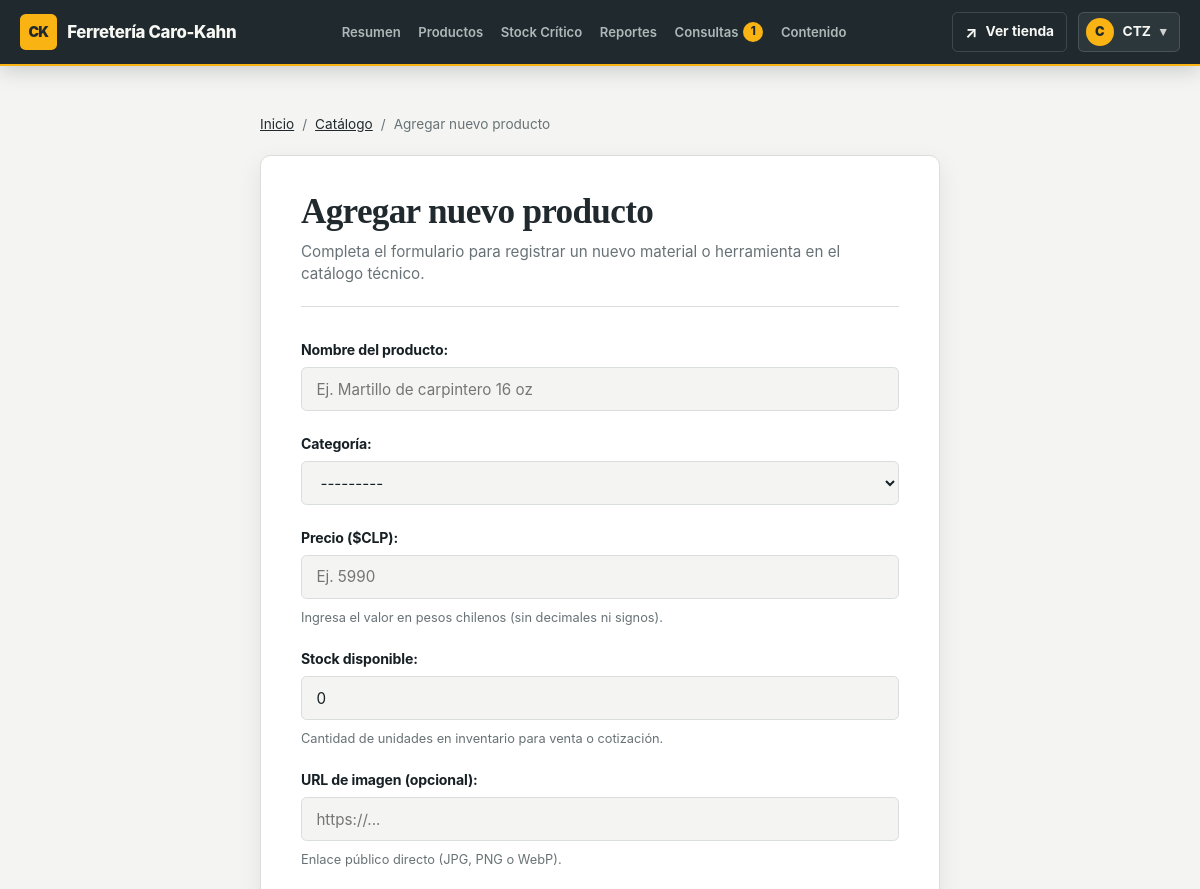
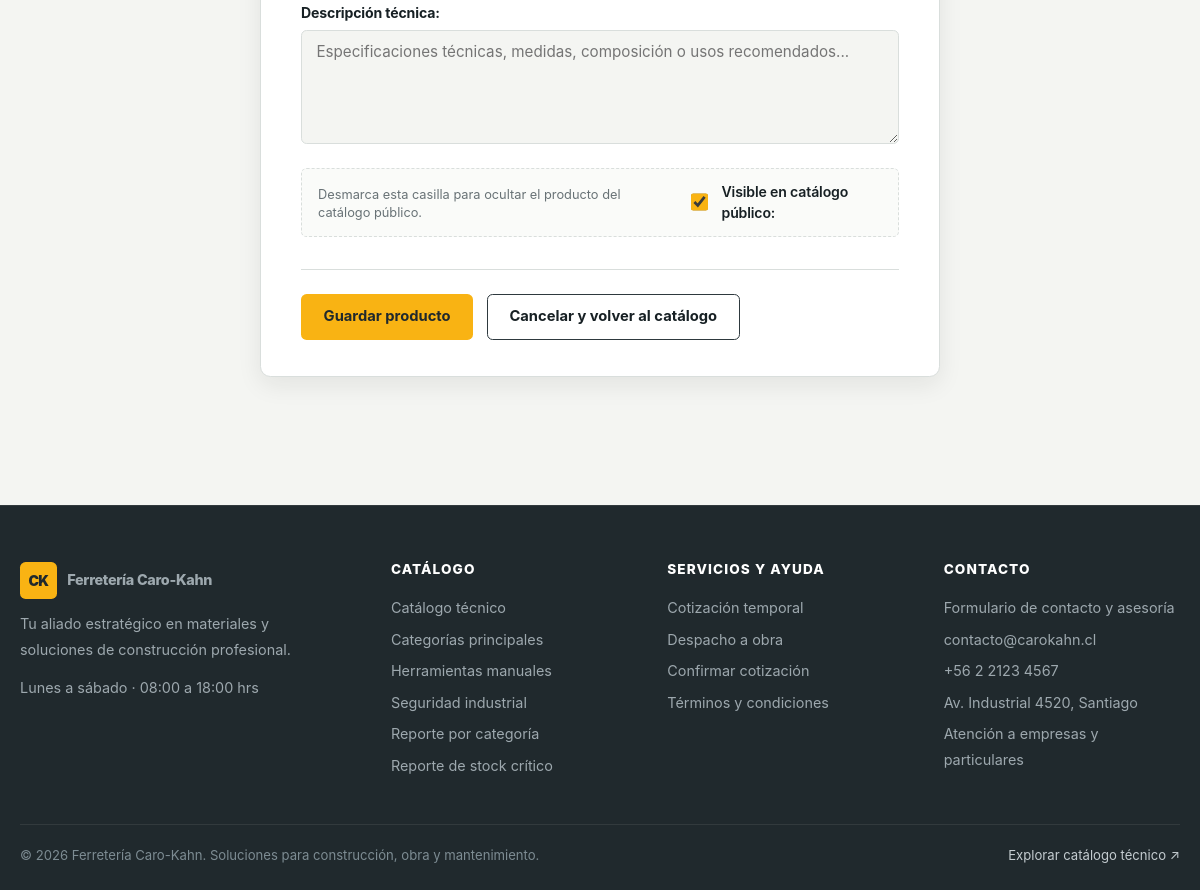
Page /catalogo/agregar/ (signed in) on the committed database (2 pictures, top to bottom).
### catalogo/models.py (models this page shows, shortened)
class ContenidoSitio(models.Model):
    clave = models.SlugField(max_length=100, unique=True)
    valor = models.TextField(blank=True)
    actualizado_por = models.ForeignKey(
        settings.AUTH_USER_MODEL,
        on_delete=models.SET_NULL,
        related_name="contenidos_sitio_actualizados",
        null=True,
        blank=True,
    )
    creado_en = models.DateTimeField(auto_now_add=True)
    actualizado_en = models.DateTimeField(auto_now=True)
    class Meta:
        ordering = ("clave",)
        verbose_name = "contenido del sitio"
        verbose_name_plural = "contenidos del sitio"

class Categoria(models.Model):
    nombre = models.CharField(max_length=100, unique=True)
    class Meta:
        ordering = ("nombre",)
        verbose_name = "categoría"
        verbose_name_plural = "categorías"
    def __str__(self):
        return self.nombre

### catalogo/views.py (the view)
# urls.py: path('agregar/', views.crear_producto, name='crear_producto'),
def crear_producto(request):
    if not _es_administrador(request):
        messages.error(request, 'Acceso restringido: Se requieren permisos de administrador para agregar productos.')
        return redirect('lista')
    if request.method == 'POST':
        form = ProductoForm(request.POST)
        if form.is_valid():
            producto = form.save()
            messages.success(request, f'Producto "{producto.nombre}" agregado exitosamente.')
            return redirect('lista')
    else:
        form = ProductoForm()
    contexto = {
        'form': form,
        'modo': 'crear',
        'titulo_accion': 'Agregar nuevo producto',
        'subtitulo_accion': 'Completa el formulario para registrar un nuevo material o herramienta en el catálogo técnico.',
        'boton_texto': 'Guardar producto',
        'contenido': cargar_contenido(),
    }
    return render(request, 'catalogo/formulario_producto.html', contexto)

### catalogo/views.py (called while the page is built)
def cargar_contenido():
    contenido_sitio = {
        registro.clave: registro.valor
        for registro in ContenidoSitio.objects.all()
    }
    return {**CONTENIDO_POR_DEFECTO, **contenido_sitio}

def _es_administrador(request):
    return getattr(request.user, 'is_authenticated', False) and getattr(request.user, 'is_staff', False)

### catalogo/templates/catalogo/formulario_producto.html (shortened to what this page needs)
{% extends 'catalogo/base.html' %}
{% load static %}
{% block extra_css %}
<link rel="stylesheet" href="{% static 'catalogo/css/formulario.css' %}?v=1.0">
{% endblock %}
{% block content %}
<section class="formulario-seccion">
    <div class="formulario-contenedor">
        <nav class="formulario-migas" aria-label="Migas de pan">
            <a href="{% url 'inicio' %}">Inicio</a>
            <span aria-hidden="true">/</span>
            <a href="{% url 'lista' %}">Catálogo</a>
            <span aria-hidden="true">/</span>
            <span aria-current="page">{{ titulo_accion }}</span>
        </nav>
        <div class="formulario-card">
            <header class="formulario-encabezado">
                <h1>{{ titulo_accion }}</h1>
                <p>{{ subtitulo_accion }}</p>
            </header>
            <form method="post" class="formulario-producto">
                {{ form.as_p }}
                <div class="formulario-acciones">
                    <button type="submit" class="button button--primary">
                        {{ boton_texto|default:"Guardar producto" }}
                    </button>
                    <a href="{% url 'lista' %}" class="button button--secondary">
                        Cancelar y volver al catálogo
                    </a>
                </div>
            </form>
        </div>
    </div>
</section>
{% endblock %}

### catalogo/templates/catalogo/base.html (shortened to what this page needs)
{% load static %}
<!DOCTYPE html>
<html lang="es">
<head>
    <link rel="stylesheet" href="{% static 'catalogo/css/base.css' %}?v=2.4">
    {% block extra_css %}{% endblock %}
</head>
<body>
    <header class="site-header {% if es_area_admin %}site-header--admin{% endif %}">
        <div class="contenedor">
            <div class="navbar">
                {% if es_area_admin %}
                    <div class="header__brand-group">
                        <a href="{% url 'admin_landing' %}" class="marca header__brand">
                            <span class="marca-icono header__mark" aria-hidden="true">CK</span>
                            <span>{{ contenido.marca }}</span>
                        </a>
                    </div>
                    <nav class="header__nav header__nav--admin" id="menu-principal" aria-label="Navegación administrativa">
                        <a href="{% url 'admin_landing' %}" class="nav-link {% if url_actual == 'admin_landing' %}nav-link--active{% endif %}" {% if url_actual == 'admin_landing' %}aria-current="page"{% endif %}>Resumen</a>
                        <a href="{% url 'lista' %}" class="nav-link {% if url_actual == 'lista' %}nav-link--active{% endif %}" {% if url_actual == 'lista' %}aria-current="page"{% endif %}>Productos</a>
                        <a href="{% url 'reporte_critico' %}" class="nav-link {% if url_actual == 'reporte_critico' %}nav-link--active{% endif %}" {% if url_actual == 'reporte_critico' %}aria-current="page"{% endif %}>Stock Crítico</a>
                        <a href="{% url 'reporte_resumen' %}" class="nav-link {% if url_actual == 'reporte_resumen' %}nav-link--active{% endif %}" {% if url_actual == 'reporte_resumen' %}aria-current="page"{% endif %}>Reportes</a>
                        <a href="{% url 'admin_consultas' %}" class="nav-link " >Consultas{% if consultas_pendientes %} <span class="nav-badge" aria-label="{{ consultas_pendientes }} pendientes">{{ consultas_pendientes }}</span>{% endif %}</a>
                        <a href="{% url 'admin_landing' %}#contenido-admin" class="nav-link">Contenido</a>
                    </nav>
                    <div class="nav-links header__actions">
                        <a href="{% url 'inicio' %}" class="button button--outline-light button--small" title="Volver a la tienda pública">
                            <span aria-hidden="true">↗</span> Ver tienda
                        </a>
                        <details class="user-menu">
                            <summary class="user-menu__trigger" aria-label="Menú del usuario administrador">
                                <span class="user-menu__avatar" aria-hidden="true">{{ request.user.username|first|upper }}</span>
                                <span class="user-menu__name">{{ request.user.username }}</span>
                                <span class="user-menu__caret" aria-hidden="true">▾</span>
                            </summary>
                        </details>
                    </div>
                {% endif %}
            </div>
        </div>
    </header>
    <main>
        {% block content %}{% endblock %}
    </main>
    <footer class="site-footer">
        <div class="footer-grid">
            <div class="footer-col footer-presentacion">
                <a href="{% url 'inicio' %}" class="marca header__brand">
                    <span class="marca-icono header__mark" aria-hidden="true">CK</span>
                    <span>{{ contenido.marca }}</span>
                </a>
                <p>{{ contenido.footer_descripcion|linebreaksbr }}</p>
                <p class="footer-horario">Lunes a sábado · 08:00 a 18:00 hrs</p>
            </div>
            <div class="footer-col">
                <h2>Catálogo</h2>
                <ul>
                    <li><a href="{% url 'lista' %}">Catálogo técnico</a></li>
                    <li><a href="{% url 'inicio' %}#categorias">Categorías principales</a></li>
                    <li><a href="{% url 'lista' %}?categoria=Herramientas+manuales#catalogo">Herramientas manuales</a></li>
                    <li><a href="{% url 'lista' %}?categoria=Seguridad+industrial#catalogo">Seguridad industrial</a></li>
                    {% if es_admin %}
                        <li><a href="{% url 'reporte_resumen' %}">Reporte por categoría</a></li>
                        <li><a href="{% url 'reporte_critico' %}">Reporte de stock crítico</a></li>
                    {% endif %}
                </ul>
            </div>
            <div class="footer-col">
                <h2>Servicios y Ayuda</h2>
                <ul>
                    <li><a href="{% url 'carrito' %}">Cotización temporal</a></li>
                    <li><a href="{% url 'inicio' %}#beneficios">Despacho a obra</a></li>
                    <li><a href="{% url 'checkout' %}">Confirmar cotización</a></li>
                    <li><a href="{% url 'inicio' %}#beneficios">Términos y condiciones</a></li>
                </ul>
            </div>
            <div class="footer-col">
                <h2>Contacto</h2>
                <ul>
                    <li><a href="{% url 'contacto' %}">Formulario de contacto y asesoría</a></li>
                    <li><a href="mailto:contacto@carokahn.cl">contacto@carokahn.cl</a></li>
                    <li><a href="tel:+56221234567">+56 2 2123 4567</a></li>
                    <li>Av. Industrial 4520, Santiago</li>
                    <li>Atención a empresas y particulares</li>
                </ul>
            </div>
        </div>
        <div class="footer-bottom">
            <span>&copy; 2026 {{ contenido.marca }}. Soluciones para construcción, obra y mantenimiento.</span>
            <a href="{% url 'lista' %}">Explorar catálogo técnico <span aria-hidden="true">↗</span></a>
        </div>
    </footer>
</body>
</html>

### catalogo/static/catalogo/css/formulario.css (style rules this page uses)
.formulario-seccion { padding: 3rem 0 4.5rem; background-color: var(--color-paper, #f4f5f2); min-height: calc(100vh - 250px); }
.formulario-contenedor { max-width: 720px; margin: 0 auto; padding: 0 1.25rem; }
.formulario-migas { display: flex; align-items: center; gap: 0.5rem; font-size: 0.85rem; color: var(--color-text-muted, #687276); margin-bottom: 1.25rem; }
.formulario-migas a { color: var(--color-ink, #20292d); text-decoration: underline; }
.formulario-card { background: var(--color-surface, #ffffff); border: 1px solid var(--color-border, #d9dedc); border-radius: var(--radius-md, 0.65rem); padding: 2.25rem 2.5rem; box-shadow: var(--shadow-card, 0 0.5rem 1.5rem rgba(20, 28, 31, 0.08)); }
.formulario-encabezado { margin-bottom: 2rem; padding-bottom: 1.25rem; border-bottom: 1px solid var(--color-border, #d9dedc); }
.formulario-encabezado h1 { font-family: var(--font-display, Georgia, serif); font-size: clamp(1.6rem, 3.5vw, 2.2rem); font-weight: 700; color: var(--color-ink, #20292d); letter-spacing: -0.02em; line-height: 1.15; margin: 0 0 0.5rem; }
.formulario-encabezado p { font-size: 0.95rem; color: var(--color-text-muted, #687276); line-height: 1.5; margin: 0; }
.formulario-producto p { display: flex; flex-direction: column; gap: 0.4rem; margin: 0 0 1.35rem; }
.formulario-producto p label { font-size: 0.88rem; font-weight: 700; color: var(--color-text, #172024); letter-spacing: -0.01em; }
.formulario-producto input[type="text"], .formulario-producto input[type="number"], .formulario-producto input[type="url"], .formulario-producto select, .formulario-producto textarea, .campo-formulario { width: 100%; min-height: 2.75rem; padding: 0.65rem 0.9rem; border: 1px solid var(--color-border, #d9dedc); border-radius: var(--radius-sm, 0.35rem); background-color: var(--color-paper, #f4f5f2); color: var(--color-text, #172024); font-family: var(--font-interface, Inter, system-ui, sans-serif); font-size: 0.95rem; box-sizing: border-box; outline: none; transition: border-color 180ms ease, background-color 180ms ease, box-shadow 180ms ease; }
.formulario-producto textarea, .campo-textarea { min-height: 7rem; resize: vertical; line-height: 1.5; }
.formulario-producto p:has(input[type="checkbox"]) { flex-direction: row-reverse; justify-content: flex-end; align-items: center; gap: 0.65rem; margin: 1.5rem 0 1rem; padding: 0.75rem 1rem; background-color: #fafbf9; border: 1px dashed var(--color-border, #d9dedc); border-radius: var(--radius-sm, 0.35rem); }
.formulario-producto input[type="checkbox"], .campo-checkbox { width: 1.25rem; height: 1.25rem; accent-color: var(--color-yellow, #f9b313); cursor: pointer; }
.formulario-producto p:has(input[type="checkbox"]) label { font-weight: 600; cursor: pointer; margin: 0; }
.formulario-producto .helptext { font-size: 0.8rem; color: var(--color-text-muted, #687276); line-height: 1.4; margin-top: 0.2rem; }
.formulario-acciones { display: flex; flex-wrap: wrap; align-items: center; gap: 0.85rem; margin-top: 2rem; padding-top: 1.5rem; border-top: 1px solid var(--color-border, #d9dedc); }
.formulario-acciones .button { min-height: 2.85rem; padding: 0.75rem 1.35rem; font-size: 0.92rem; }

### rows in the picture
ContenidoSitio: marca "Ferretería Caro-Kahn"
ContenidoSitio: footer_descripcion "Tu aliado estratégico en materiales y soluciones de construcción profesional."

### other values in the picture
{{ consultas_pendientes }} "1"
{{ request.user.username|first|upper }} "C"
{{ request.user.username }} "CTZ"
{{ titulo_accion }} "Agregar nuevo producto"
{{ subtitulo_accion }} "Completa el formulario para registrar un nuevo material o herramienta en el catálogo técnico."
{{ boton_texto|default:"Guardar producto" }} "Guardar producto"
